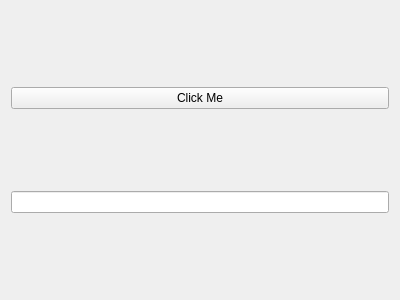
<?xml version="1.0" encoding="UTF-8"?>
<ui version="4.0">
 <class>Widget</class>
 <widget class="QWidget" name="Widget">
  <property name="geometry">
   <rect>
    <x>0</x>
    <y>0</y>
    <width>400</width>
    <height>300</height>
   </rect>
  </property>
  <property name="windowTitle">
   <string>Widget</string>
  </property>
  <layout class="QVBoxLayout" name="verticalLayout">
   <item>
    <widget class="QPushButton" name="pushButton">
     <property name="text">
      <string>Click Me</string>
     </property>
    </widget>
   </item>
   <item>
    <widget class="QLineEdit" name="lineEdit"/>
   </item>
  </layout>
 </widget>
 <resources/>
 <connections/>
</ui>
